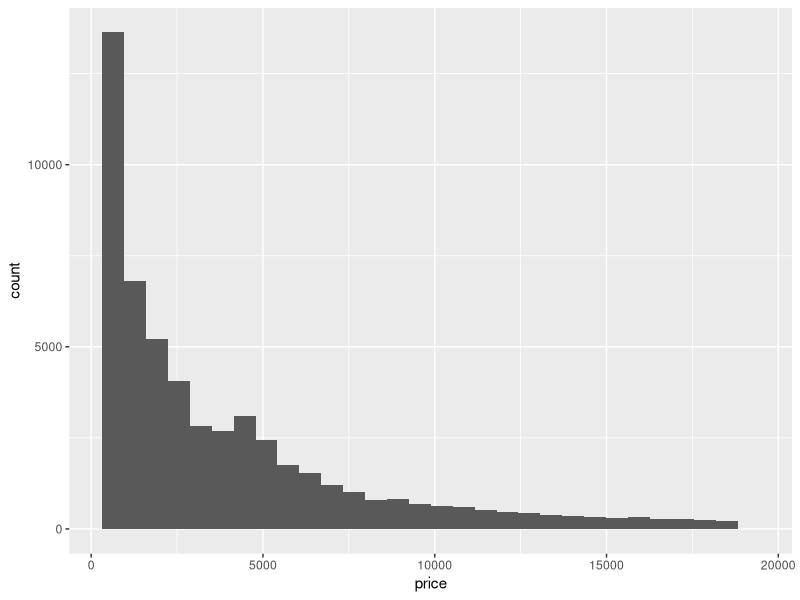
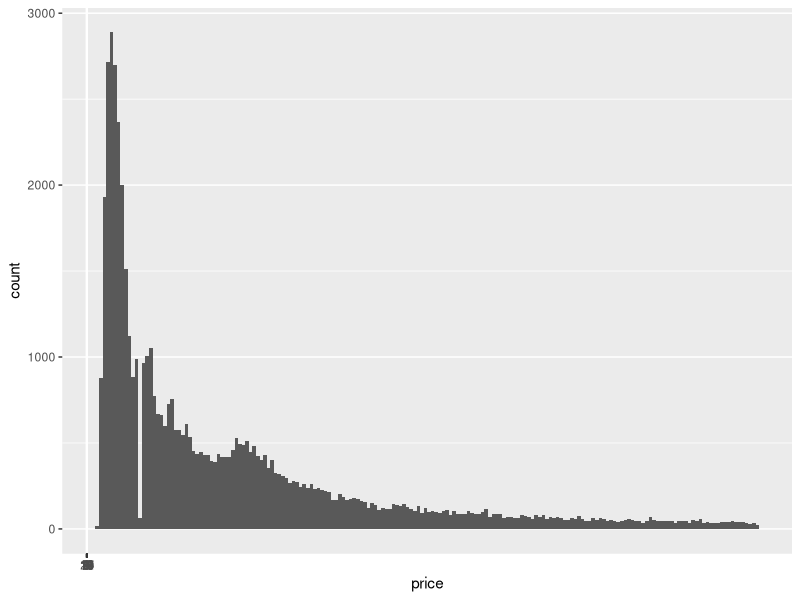

R code for these plots, in order:
library(ggplot2)
data(diamonds)
summary(diamonds)

?diamonds
diamonds$color

ggplot(aes(x = price), data = diamonds) +
  geom_histogram()

diamonds[diamonds$price < 500, ]
diamonds[diamonds$price < 250, ]
diamonds[diamonds$price >= 15000, ]


ggplot(aes(x = price), data = diamonds) +
  geom_histogram(binwidth = 100) +
  scale_x_continuous(breaks = 1:20)
